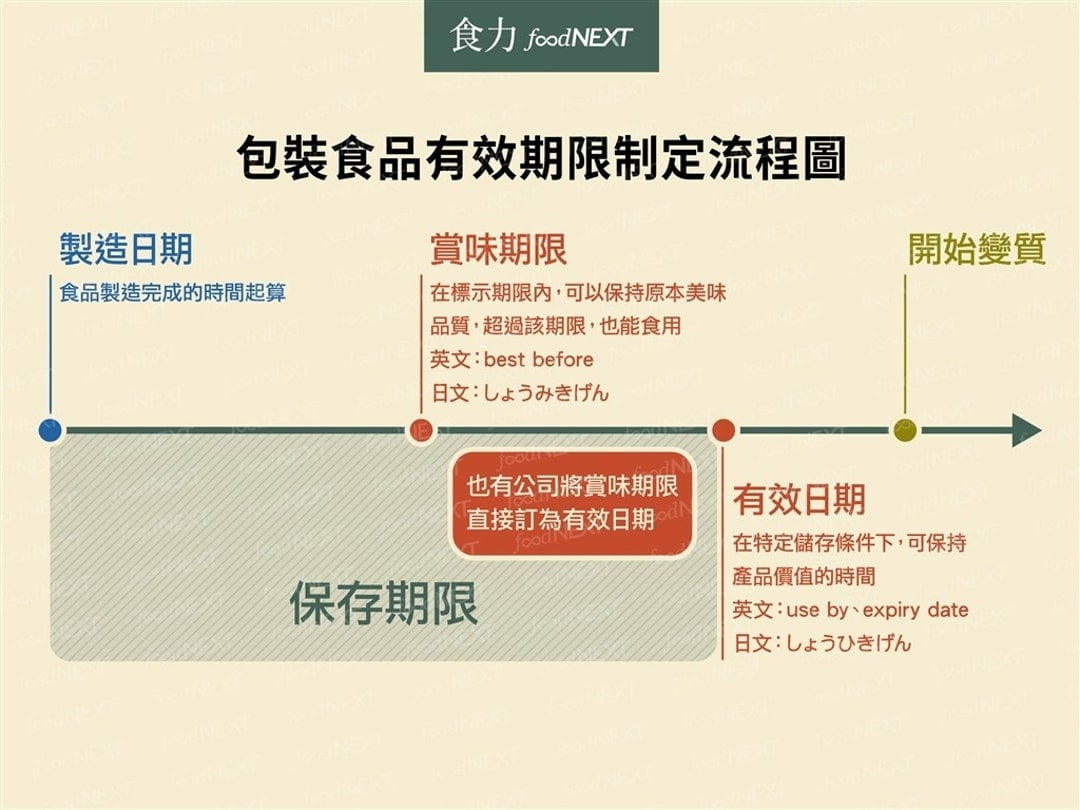
#> input picture ocr/5.jpg, 1080 x 810 px
$ jupyter execute --allow-errors orc5.ipynb
#> lines starting #> are read from the running program, lines starting #| are printed output that depends on the picture; after the words box and inside, x2 and y2 are one past the last pixel; in counts of white or black regions, pixels touching at a corner belong together
[cell 1]
import cv2
from matplotlib import pyplot as plt
# 開啟圖像
image = cv2.imread("5.jpg")
#> image is the input picture: shape (810, 1080, 3); mean B, G, R 192.6, 217.9, 228.7

[cell 2]
##透過新的window開啟
##cv2.imshow('ocr',image)
##cv2.waitKey(0)

[cell 3]
##透過jupyter notebook開啟圖片
def display(im_path):
#> called with im_path = '5.jpg'
    dpi = 80
    im_data = plt.imread(im_path)
    height,width,depth = im_data.shape
#> height = 810; width = 1080; depth = 3

    figsize = width/float(dpi),height/float(dpi)
#> figsize = (13.5, 10.12)

    fig = plt.figure(figsize=figsize)
    ax = fig.add_axes([0,0,1,1])

    ax.axis('off')
    ax.imshow(im_data,cmap='gray')

    plt.show()

[cell 4]
display('5.jpg')

[cell 5]
##invert image透過顏色的顛倒進行圖像預處理
inverted_image = cv2.bitwise_not(image)
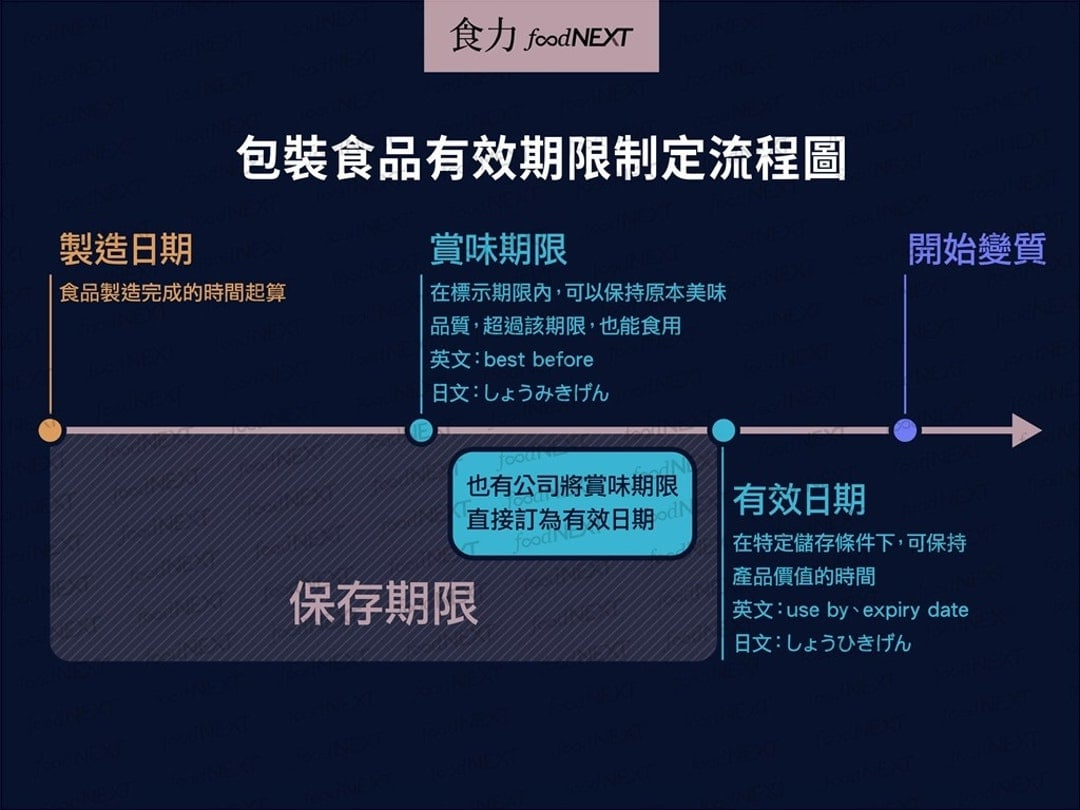
#> inverted_image: shape (810, 1080, 3); mean B, G, R 62.4, 37.1, 26.3
cv2.imwrite("5_invert.jpg",inverted_image)
#> Out = True

[cell 6]
display("5_invert.jpg")

[cell 7]
##二質化透過此方法將透過顏色轉為黑白
gray_image = cv2.cvtColor(image,cv2.COLOR_BGR2GRAY)
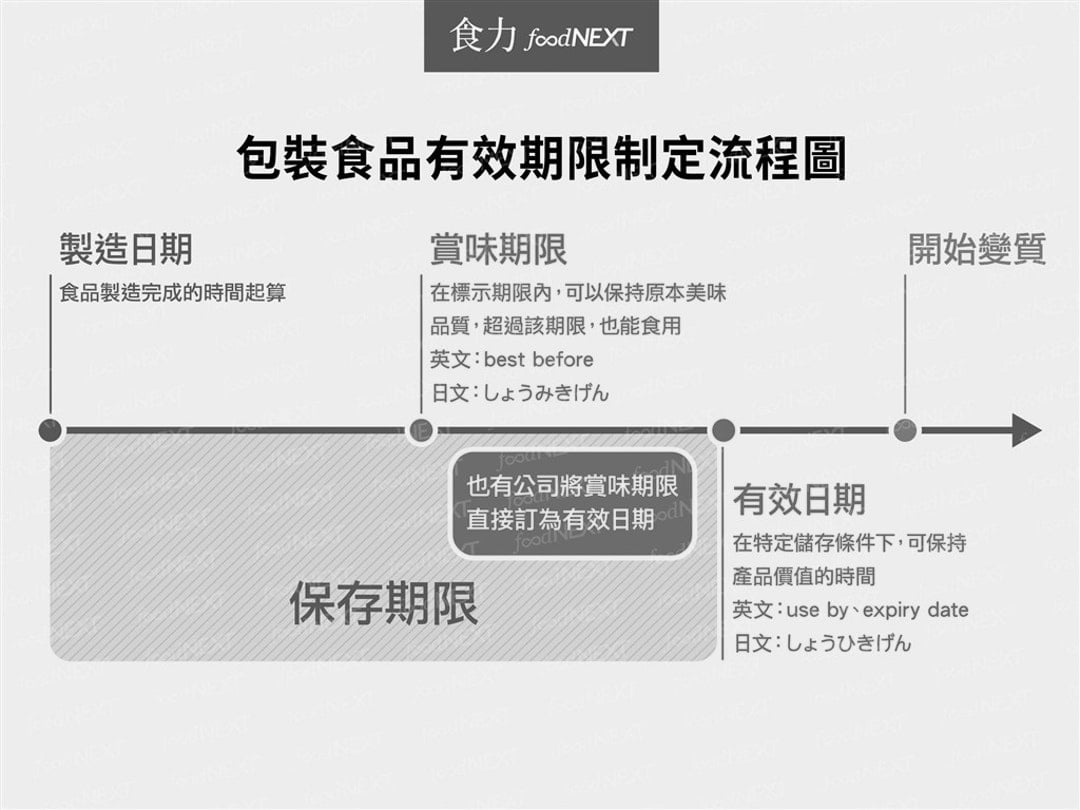
#> gray_image: shape (810, 1080); min 0, max 255, mean 218.3
cv2.imwrite("5_gray.jpg",gray_image)
#> Out = True
##cv2.imshow("5_gray_image",gray_image)
##cv2.waitKey(0)

[cell 8]
##將黑白對比提高
thresh,im_bw = cv2.threshold(gray_image,127,255,cv2.THRESH_BINARY)
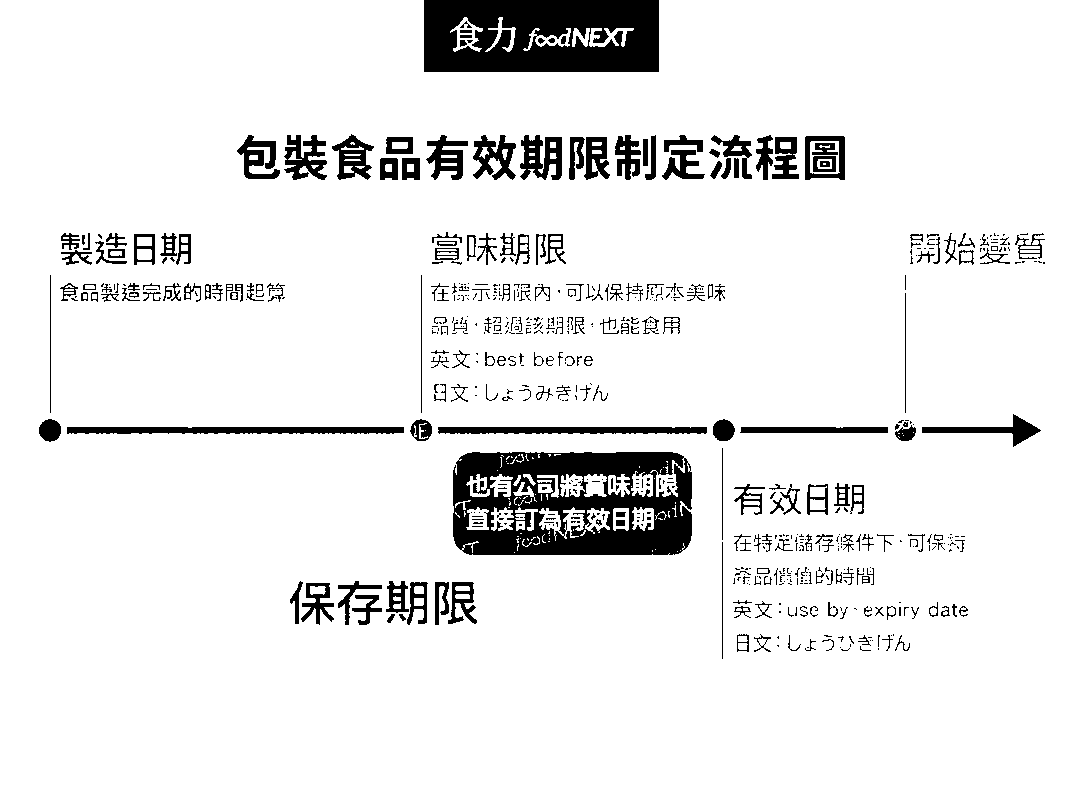
#> im_bw: shape (810, 1080); 92% white; 609 black regions (374 under 20 px), largest, box (x1, y1, x2, y2) and area: (453, 452, 692, 555) 17346, (424, 0, 659, 72) 15027, (67, 427, 404, 434) 2145
cv2.imwrite("5_bw_image.jpg",im_bw)
#> Out = True
##cv2.imshow("5_im_bw",im_bw)
##cv2.waitKey(0)

[cell 9]
##移除圖片上的噪點
def noise_removal(image):
    import numpy as np
    kernal = np.ones((1 ,1),np.uint8)
    image = cv2.dilate(image,kernal,iterations=1)
    kernal = np.ones((1,1),np.uint8)
    image = cv2.erode(image,kernal,iterations=1)
    image = cv2.morphologyEx(image,cv2.MORPH_CLOSE,kernal)
    image = cv2.medianBlur(image,3)
#> image: shape (810, 1080); 92.6% white; 656 black regions (536 under 20 px), largest, box (x1, y1, x2, y2) and area: (453, 452, 692, 555) 17621, (424, 0, 659, 72) 15010, (67, 427, 404, 434) 2131
    return(image)

[cell 10]
no_noise = noise_removal(im_bw)
cv2.imwrite("5_no_noise.jpg",no_noise)
#> Out = True

[cell 11]
##cv2.imshow("5_im_bw",im_bw)
##cv2.imshow("5_no_noise",no_noise)
##cv2.waitKey(0)

[cell 12]
##透過Dilation and Erosion去修正移除噪點所導致字體過粗或過細之問題
def thin_font(image):
    import numpy as np
    image = cv2.bitwise_not(image)
    kernel = np.ones((3,3),np.int8)
    image = cv2.erode(image,kernel,iterations=1)
    image = cv2.bitwise_not(image)
    return(image)

def thick_font(image):
    import numpy as np
    image = cv2.bitwise_not(image)
    kernel = np.ones((2,2),np.int8)
    image = cv2.dilate(image,kernel,iterations=1)
#> image: shape (810, 1080); 9% white; 531 white regions (326 under 20 px), largest, box (x1, y1, x2, y2) and area: (453, 452, 693, 556) 19415, (424, 0, 660, 73) 15947, (67, 427, 405, 435) 2509
    image = cv2.bitwise_not(image)
    return(image)

[cell 13]
dilate_image = thick_font(no_noise)
eroded_image = thin_font(no_noise)
#> in thin_font, `image = cv2.erode(image,kernel,iterations=1)`:
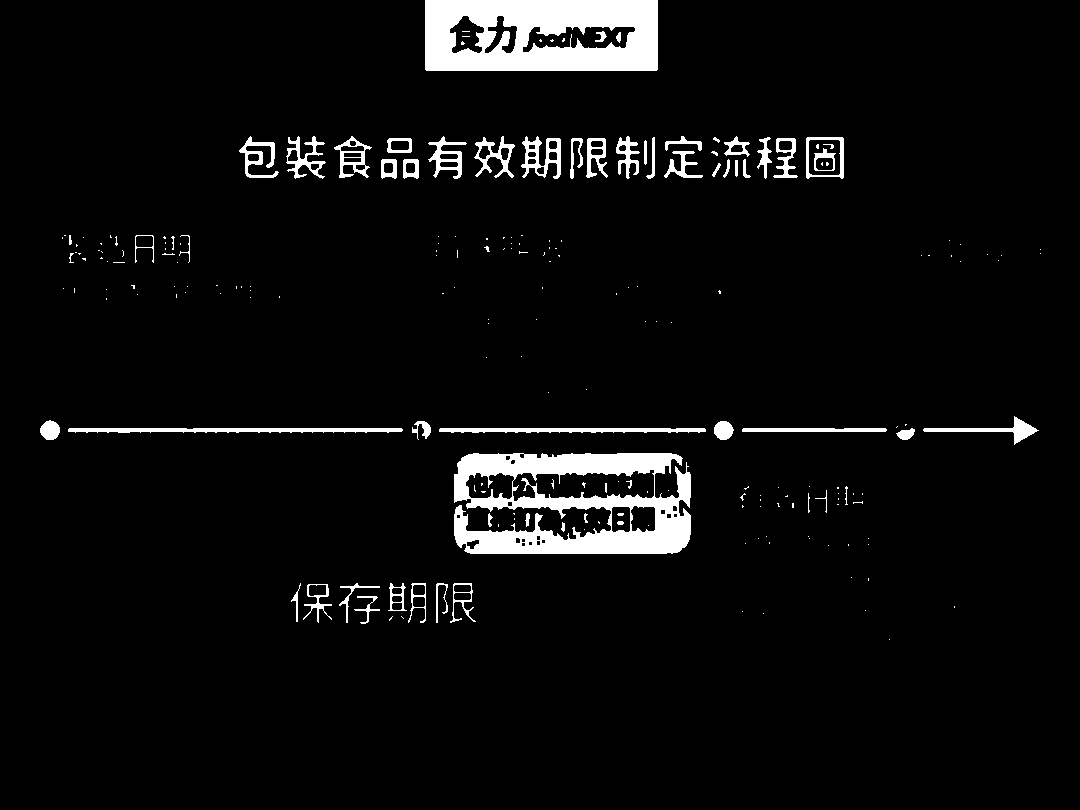
#> image: shape (810, 1080); 4.9% white; 217 white regions (156 under 20 px), largest, box (x1, y1, x2, y2) and area: (454, 453, 691, 554) 13764, (425, 0, 658, 71) 13554, (68, 428, 403, 433) 1382
cv2.imwrite("5_eroded_image.jpg",eroded_image)
cv2.imwrite("5_dilate_image.jpg",dilate_image)
#> Out = True
##cv2.imshow("5_dilate_image",dilate_image)
##cv2.imshow("5_eroded_image",eroded_image)
##cv2.waitKey(0)

[cell 14]
##以肉眼來看，目前im_bw的字看得最清晰

[cell 15]
##由於預處理後的保存期限四字為白字，在不影響判斷的情況下轉為黑字
new_inverted_image = cv2.bitwise_not(dilate_image)
cv2.imwrite("5_new_invert.jpg",new_inverted_image)
#> Out = True
##cv2.waitKey(0)

[cell 16]
import pytesseract
pytesseract.pytesseract.tesseract_cmd = r'C:\Program Files\Tesseract-OCR\tesseract.exe'
# 使用OCR進行文字識別
#> (the rest of this cell did not finish here and is left out)

[cell 17]
import pytesseract
pytesseract.pytesseract.tesseract_cmd = r'C:\Program Files\Tesseract-OCR\tesseract.exe'
# 使用OCR進行文字識別
imge1=cv2.imread("5.jpg")
imge2=cv2.imread("5_invert.jpg")
imge3=cv2.imread("5_gray.jpg")
#> imge3: shape (810, 1080, 3); min 0, max 255, mean 218.3
imge4=cv2.imread("5_no_noise.jpg")
#> imge4: shape (810, 1080, 3); min 0, max 255, mean 236
imge5=cv2.imread("5_eroded_image.jpg")
#> imge5: shape (810, 1080, 3); min 0, max 255, mean 242.5
imge6=cv2.imread("5_dilate_image.jpg")
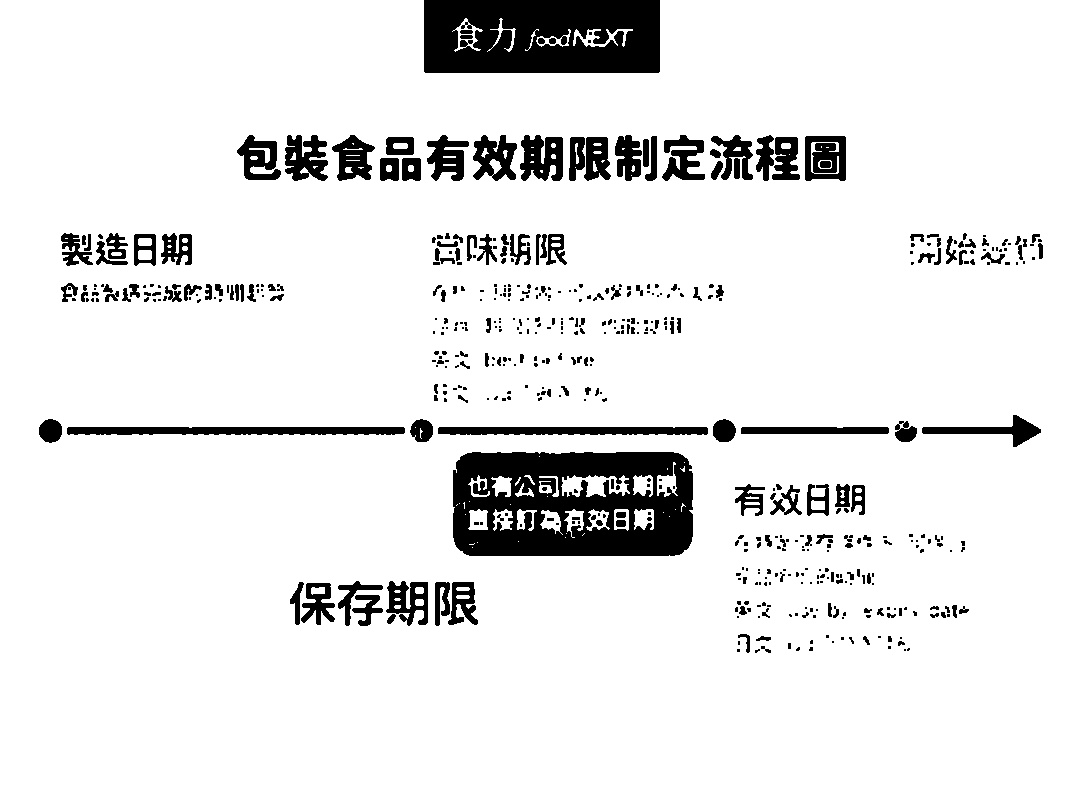
#> imge6: shape (810, 1080, 3); min 0, max 255, mean 232.1
imge7=cv2.imread("5_bw_image.jpg")
#> imge7: shape (810, 1080, 3); min 0, max 255, mean 234.6
#> (the rest of this cell did not finish here and is left out)

$ run again, with ocr/2.jpg copied over ocr/5.jpg
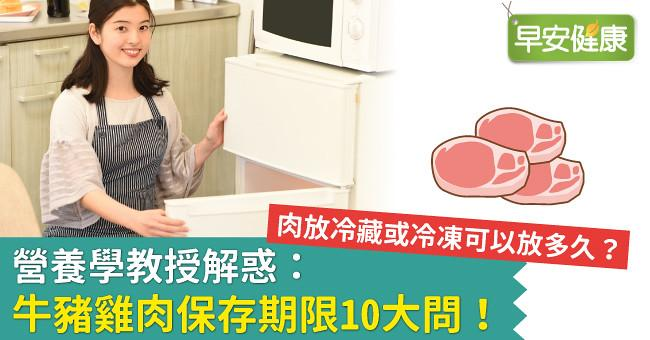
#> input picture ocr/2.jpg, 650 x 340 px
#> image is the input picture: shape (340, 650, 3); mean B, G, R 172.1, 193.9, 195.2
#> `cv2.imwrite("5_invert.jpg",inverted_image)`: Out = True
#> `thresh,im_bw = cv2.threshold(gray_image,127,255,cv2.THRESH_BINARY)`:
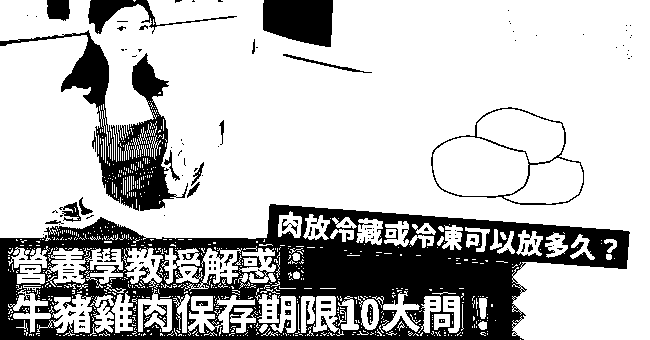
#> im_bw: shape (340, 650); 75% white; 140 black regions (110 under 20 px), largest, box (x1, y1, x2, y2) and area: (0, 204, 630, 340) 40431, (0, 30, 188, 211) 7406, (263, 0, 333, 47) 2768
#> `imge6=cv2.imread("5_dilate_image.jpg")`:
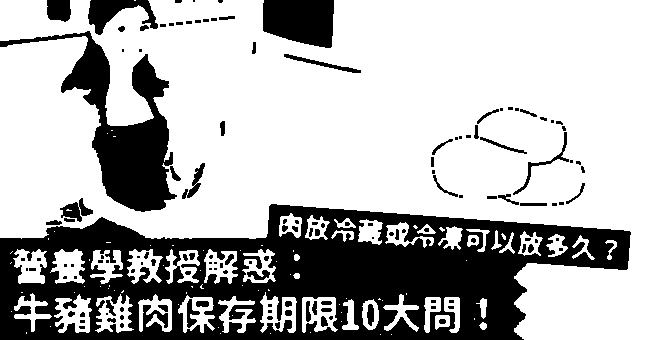
#> imge6: shape (340, 650, 3); min 0, max 255, mean 179.6

$ run again, with ocr/3.jpg copied over ocr/5.jpg
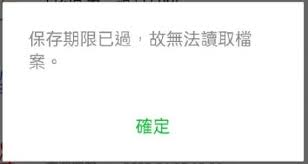
#> input picture ocr/3.jpg, 308 x 164 px
#> image is the input picture: shape (164, 308, 3); mean B, G, R 242.8, 243.2, 242.7
#> `cv2.imwrite("5_invert.jpg",inverted_image)`: Out = True
#> `thresh,im_bw = cv2.threshold(gray_image,127,255,cv2.THRESH_BINARY)`:
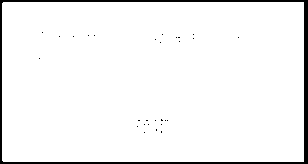
#> im_bw: shape (164, 308); 95.6% white; 29 black regions (28 under 20 px), largest, box (x1, y1, x2, y2) and area: (0, 0, 308, 164) 2194
#> `imge5=cv2.imread("5_eroded_image.jpg")`:
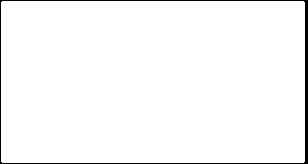
#> imge5: shape (164, 308, 3); min 0, max 255, mean 248.6
